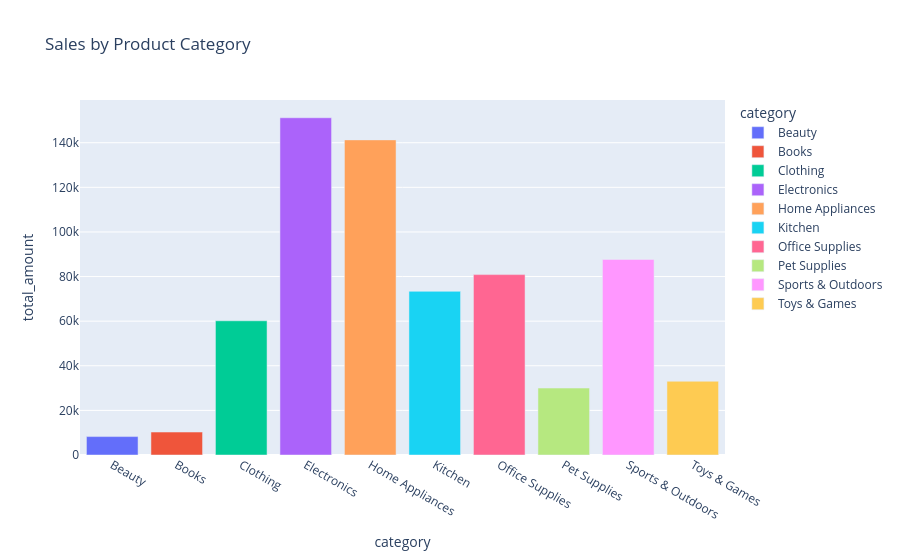

The cell this chart's notebook holds for it:
### Code cell
# 1. Sales by Product Category (bar chart)
merged_orders_products = df_orders.merge(df_products, left_on='product_id', right_on='product_id')
category_sales = merged_orders_products.groupby('category')['total_amount'].sum().reset_index()
fig1 = px.bar(category_sales, x='category', y='total_amount', title='Sales by Product Category', color='category')
fig1.show()

### Figure 1 — Plotly figure (JSON) as saved in the notebook; plotly's stock layout.template omitted (floating-point values rounded to 4 significant figures)
{"data": [{"hovertemplate": "category=%{x}<br>total_amount=%{y}<extra></extra>", "legendgroup": "Beauty", "marker": {"color": "#636efa", "pattern": {"shape": ""}}, "name": "Beauty", "orientation": "v", "showlegend": true, "textposition": "auto", "type": "bar", "x": ["Beauty"], "xaxis": "x", "y": [8258.0], "yaxis": "y"}, {"hovertemplate": "category=%{x}<br>total_amount=%{y}<extra></extra>", "legendgroup": "Books", "marker": {"color": "#EF553B", "pattern": {"shape": ""}}, "name": "Books", "orientation": "v", "showlegend": true, "textposition": "auto", "type": "bar", "x": ["Books"], "xaxis": "x", "y": [10280.0], "yaxis": "y"}, {"hovertemplate": "category=%{x}<br>total_amount=%{y}<extra></extra>", "legendgroup": "Clothing", "marker": {"color": "#00cc96", "pattern": {"shape": ""}}, "name": "Clothing", "orientation": "v", "showlegend": true, "textposition": "auto", "type": "bar", "x": ["Clothing"], "xaxis": "x", "y": [60170.0], "yaxis": "y"}, {"hovertemplate": "category=%{x}<br>total_amount=%{y}<extra></extra>", "legendgroup": "Electronics", "marker": {"color": "#ab63fa", "pattern": {"shape": ""}}, "name": "Electronics", "orientation": "v", "showlegend": true, "textposition": "auto", "type": "bar", "x": ["Electronics"], "xaxis": "x", "y": [151200.0], "yaxis": "y"}, {"hovertemplate": "category=%{x}<br>total_amount=%{y}<extra></extra>", "legendgroup": "Home Appliances", "marker": {"color": "#FFA15A", "pattern": {"shape": ""}}, "name": "Home Appliances", "orientation": "v", "showlegend": true, "textposition": "auto", "type": "bar", "x": ["Home Appliances"], "xaxis": "x", "y": [141300.0], "yaxis": "y"}, {"hovertemplate": "category=%{x}<br>total_amount=%{y}<extra></extra>", "legendgroup": "Kitchen", "marker": {"color": "#19d3f3", "pattern": {"shape": ""}}, "name": "Kitchen", "orientation": "v", "showlegend": true, "textposition": "auto", "type": "bar", "x": ["Kitchen"], "xaxis": "x", "y": [73380.0], "yaxis": "y"}, {"hovertemplate": "category=%{x}<br>total_amount=%{y}<extra></extra>", "legendgroup": "Office Supplies", "marker": {"color": "#FF6692", "pattern": {"shape": ""}}, "name": "Office Supplies", "orientation": "v", "showlegend": true, "textposition": "auto", "type": "bar", "x": ["Office Supplies"], "xaxis": "x", "y": [80870.0], "yaxis": "y"}, {"hovertemplate": "category=%{x}<br>total_amount=%{y}<extra></extra>", "legendgroup": "Pet Supplies", "marker": {"color": "#B6E880", "pattern": {"shape": ""}}, "name": "Pet Supplies", "orientation": "v", "showlegend": true, "textposition": "auto", "type": "bar", "x": ["Pet Supplies"], "xaxis": "x", "y": [30020.0], "yaxis": "y"}, {"hovertemplate": "category=%{x}<br>total_amount=%{y}<extra></extra>", "legendgroup": "Sports & Outdoors", "marker": {"color": "#FF97FF", "pattern": {"shape": ""}}, "name": "Sports & Outdoors", "orientation": "v", "showlegend": true, "textposition": "auto", "type": "bar", "x": ["Sports & Outdoors"], "xaxis": "x", "y": [87670.0], "yaxis": "y"}, {"hovertemplate": "category=%{x}<br>total_amount=%{y}<extra></extra>", "legendgroup": "Toys & Games", "marker": {"color": "#FECB52", "pattern": {"shape": ""}}, "name": "Toys & Games", "orientation": "v", "showlegend": true, "textposition": "auto", "type": "bar", "x": ["Toys & Games"], "xaxis": "x", "y": [33050.0], "yaxis": "y"}], "layout": {"barmode": "relative", "legend": {"title": {"text": "category"}, "tracegroupgap": 0}, "title": {"text": "Sales by Product Category"}, "xaxis": {"anchor": "y", "categoryarray": ["Beauty", "Books", "Clothing", "Electronics", "Home Appliances", "Kitchen", "Office Supplies", "Pet Supplies", "Sports & Outdoors", "Toys & Games"], "categoryorder": "array", "domain": [0, 1], "title": {"text": "category"}}, "yaxis": {"anchor": "x", "domain": [0, 1], "title": {"text": "total_amount"}}}}
